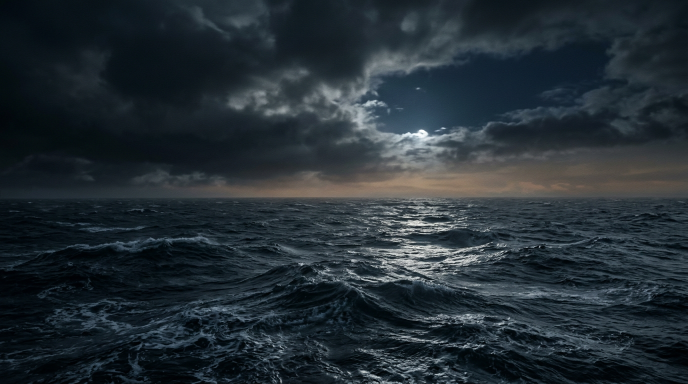
#> input picture brand/motion/atlantic-night-sea.png, 1376 x 768 px (shown at 1/2 size)
$ python prepare-assets.py
#> lines starting #> are read from the running program, lines starting #| are printed output that depends on the picture
from pathlib import Path
import numpy as np
from PIL import Image, ImageOps
ROOT = Path(__file__).resolve().parents[2]
PUBLIC = Path(__file__).parent / 'public'

# Small, local render plates avoid external files and keep the Remotion project portable.
plates = {
    'ocean.jpg': ROOT/'brand/motion/atlantic-night-sea.png',
    'map.jpg': ROOT/'brand/episode-01-visuals/atlantic-chart.png',
    'deck.jpg': ROOT/'brand/episode-01-visuals/empty-deck.png',
    'documents.jpg': ROOT/'brand/episode-01-visuals/inquiry-documents.png',
}
for name, src in plates.items():
    im=Image.open(src).convert('RGB')
#> im is the input picture: PIL image 1376x768 RGB; mean R, G, B 36.4, 46.4, 53.1
    im=ImageOps.fit(im,(1280,720),method=Image.Resampling.LANCZOS,centering=(.5,.5))
#> im: PIL image 1280x720 RGB
    im.save(PUBLIC/name,'JPEG',quality=93,optimize=True,progressive=True)
#> pass 2 of the loop `for name, src in plates.items():`:
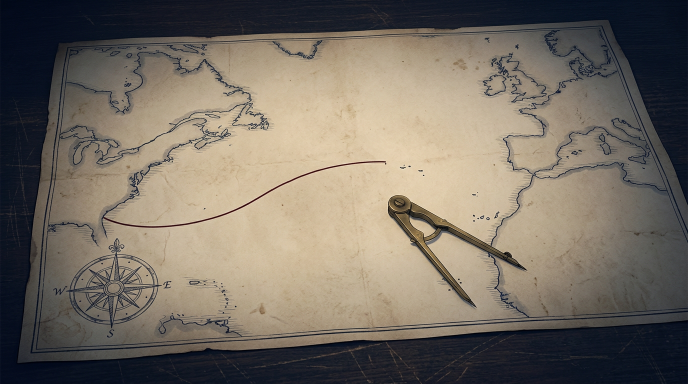
#> input picture brand/episode-01-visuals/atlantic-chart.png, 1376 x 768 px (shown at 1/2 size)
#> im is the input picture: PIL image 1376x768 RGB; mean R, G, B 117.2, 109.2, 98.8
#> `im=ImageOps.fit(im,(1280,720),method=Image.Resampling.LANCZOS,centerin..`:
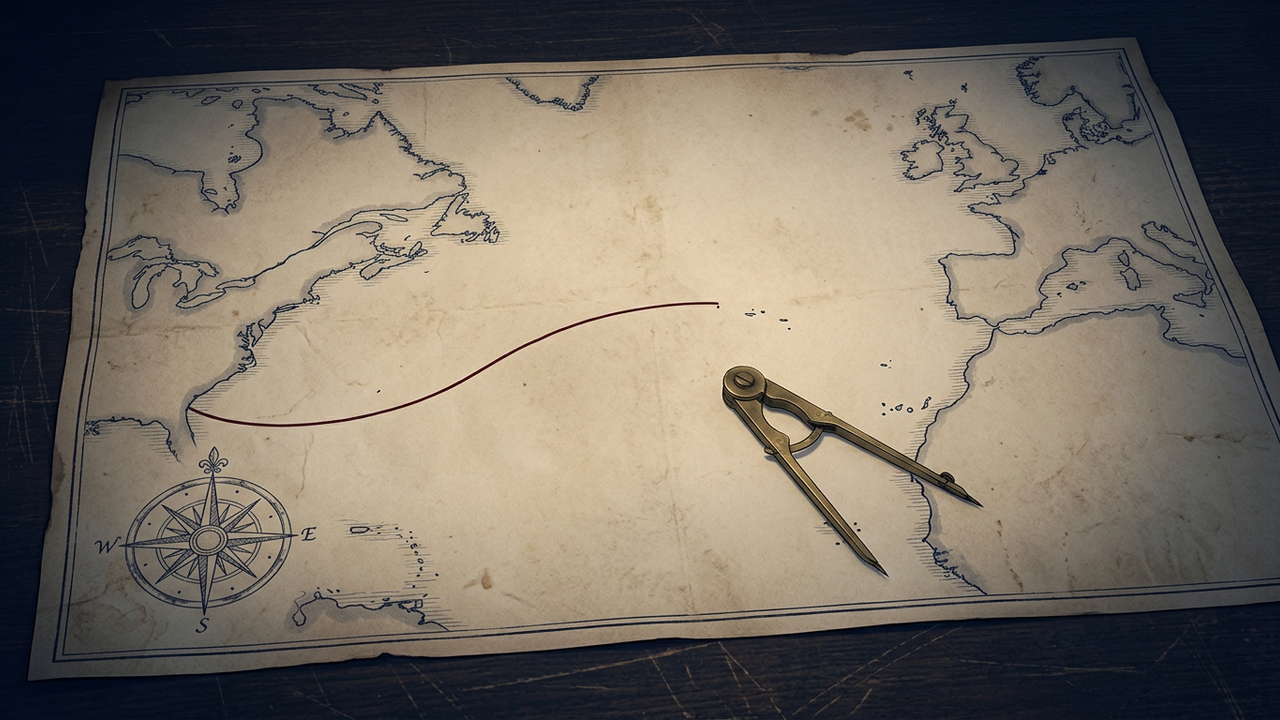
#> im: PIL image 1280x720 RGB; mean R, G, B 118, 109.9, 99.2
#> pass 3 of the loop `for name, src in plates.items():`:
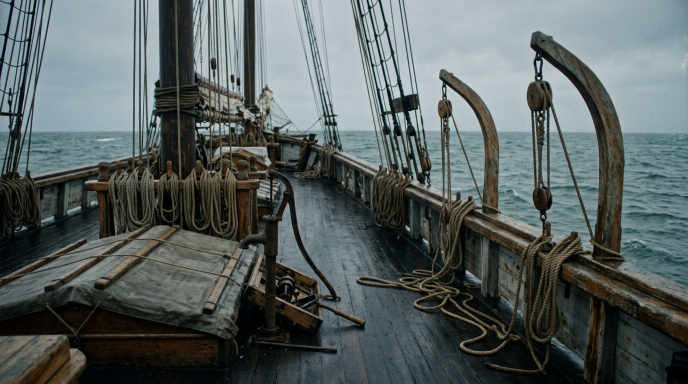
#> input picture brand/episode-01-visuals/empty-deck.png, 1376 x 768 px (shown at 1/2 size)
#> im is the input picture: PIL image 1376x768 RGB; mean R, G, B 88.2, 96.8, 95.6
#> `im=ImageOps.fit(im,(1280,720),method=Image.Resampling.LANCZOS,centerin..`:
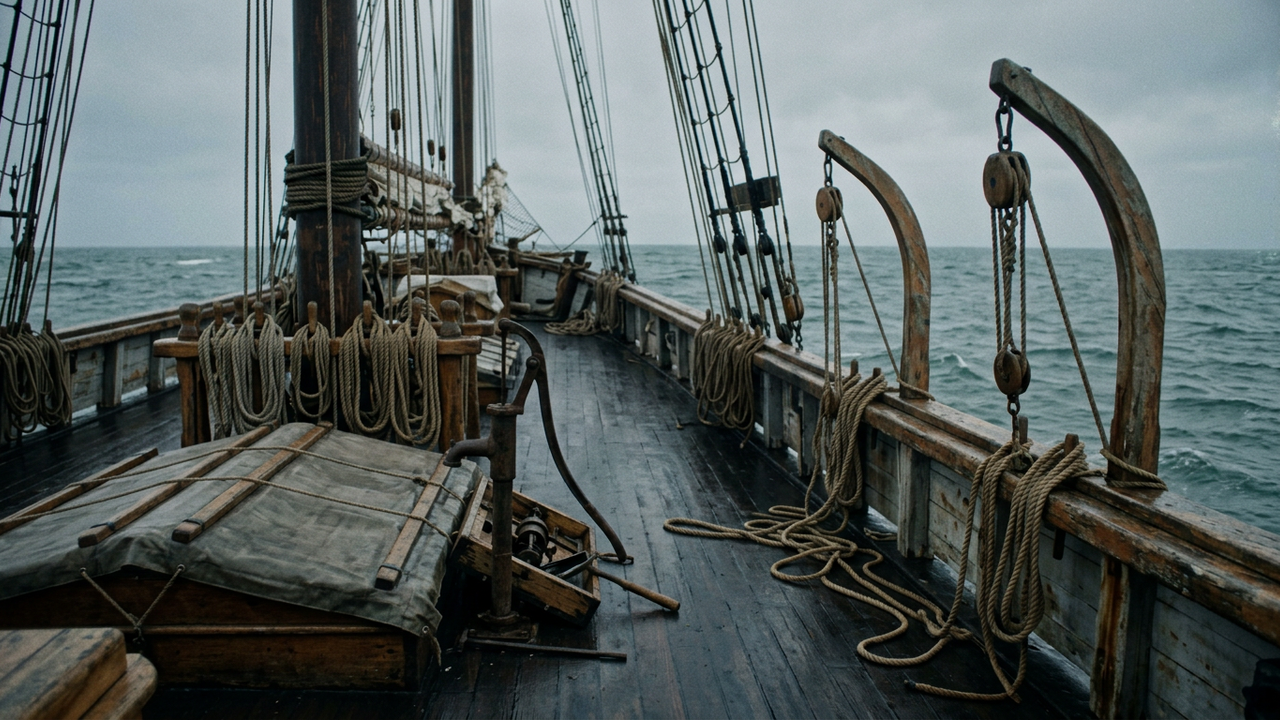
#> im: PIL image 1280x720 RGB; mean R, G, B 88.3, 96.8, 95.6
#> the loop made 4 passes; the first 3 are shown

source=ROOT/'brand/motion/brigantine-key.png'; out=PUBLIC/'ship.png'
im=Image.open(source).convert('RGB'); a=np.asarray(im).astype(np.float32)
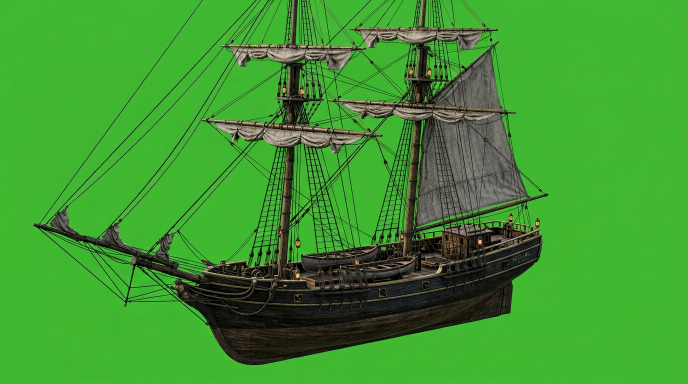
#> input picture brand/motion/brigantine-key.png, 1376 x 768 px (shown at 1/2 size)
#> further down, im is the input picture: PIL image 1376x768 RGB; mean R, G, B 63.6, 151, 49
r,g,b=a[:,:,0],a[:,:,1],a[:,:,2]; dom=g-np.maximum(r,b)
#> after `r, g, b = (a[:, :, 0], a[:, :, 1], a[:, :, 2])`:
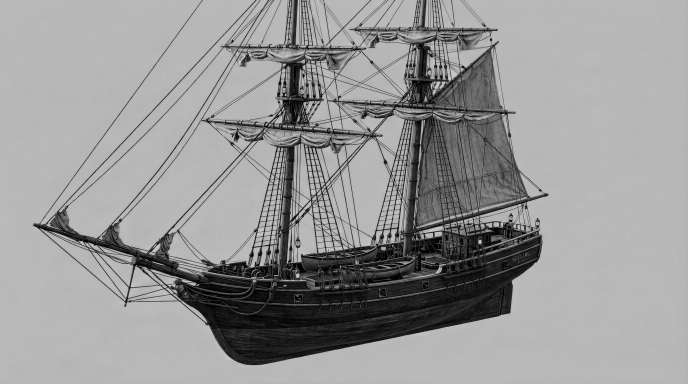
#> g: shape (768, 1376) float32 (shown at 1/2 size); min 0, max 231, mean 151
#> after `dom = g - np.maximum(r, b)`:
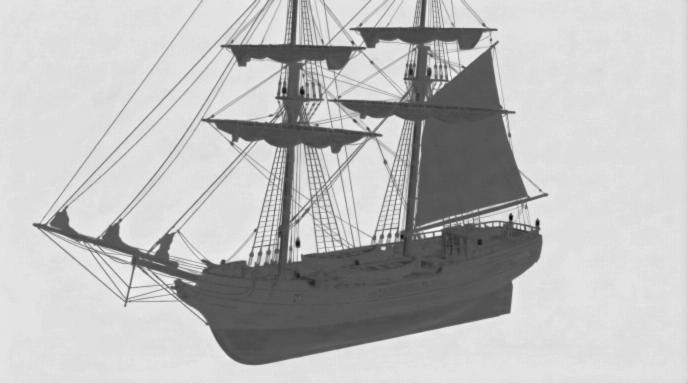
#> dom: shape (768, 1376) float32 (shown at 1/2 size); min -75, max 145, mean 87.3; drawn with min black and max white
alpha=np.clip((68-dom)/34,0,1)
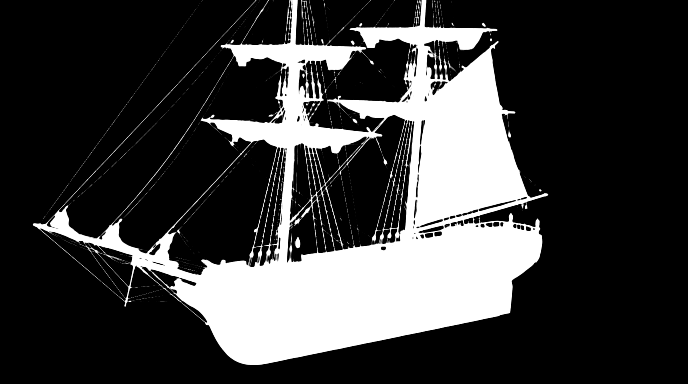
#> alpha: shape (768, 1376) float32 (shown at 1/2 size); min 0, max 1, mean 0.242
# Despill green reflections and matte edges without softening the rigging.
spill=np.clip((dom-12)/95,0,1)
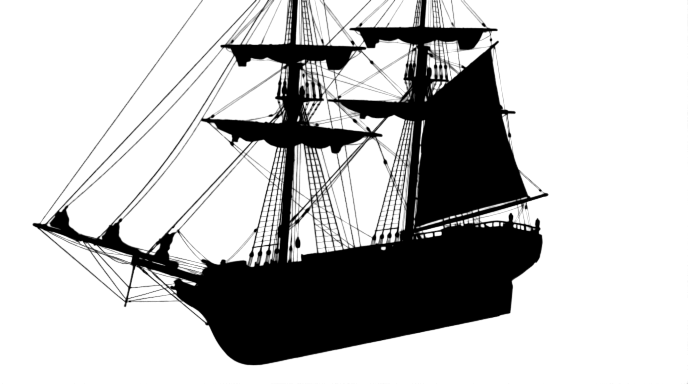
#> spill: shape (768, 1376) float32 (shown at 1/2 size); min 0, max 1, mean 0.745
a[:,:,1]=a[:,:,1]*(1-spill)+np.maximum(r,b)*spill
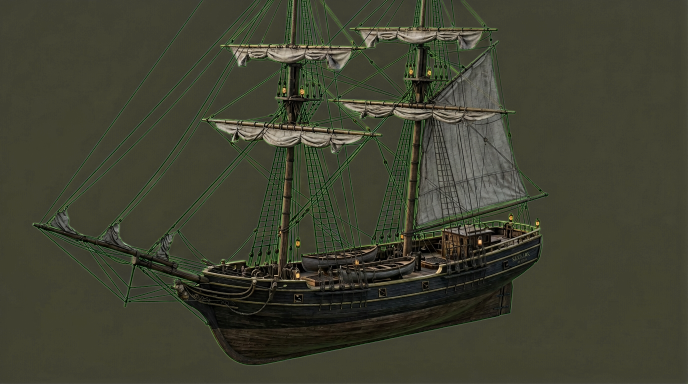
#> a: shape (768, 1376, 3) float32 (shown at 1/2 size); mean R, G, B 63.5, 65, 49
rgba=np.dstack((np.clip(a,0,255),alpha*255)).astype(np.uint8)
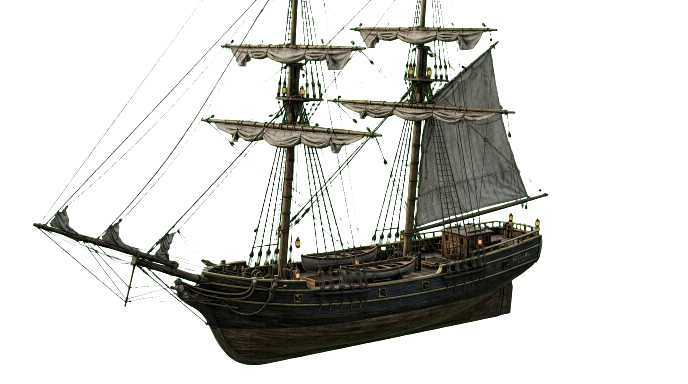
#> rgba: shape (768, 1376, 4) (shown at 1/2 size); mean R, G, B, A 63.6, 65, 49, 61.6; transparent parts drawn white
Image.fromarray(rgba,'RGBA').save(out,optimize=True)
print('Prepared Remotion plates:')
for p in sorted(PUBLIC.glob('*')):
    if p.is_file(): print(f'  {p.name}: {p.stat().st_size:,} bytes')
